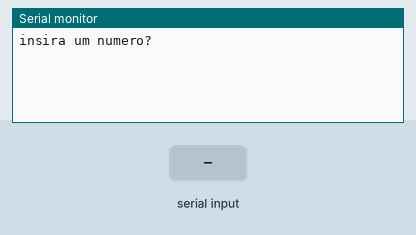
The sketch below on a simulated Arduino Uno, built with avr-gcc and run on an emulated ATmega328P. Parts: the last lines printed to the serial monitor. The inputs (shaded band) are chosen by the test bench.

Above: at 1.2 s.
1.3 s: "90,45\n" received over Serial
At 2.62 s:
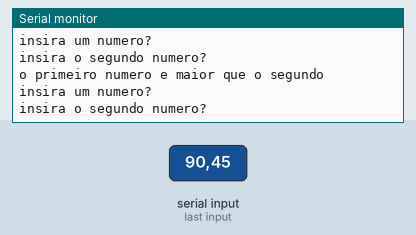
2.8 s: "30,150\n" received over Serial
At 5.1 s:
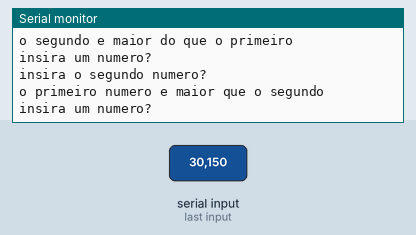

Measured:
- after the input at 1.3 s, the serial monitor: prints a new line at once (image 1)
- after the input at 2.8 s, the serial monitor: prints a new line at once (image 2)

The sketch:

exercio_71.ino
```cpp
long numero = 0, numero2 = 0;


void setup()
{
  Serial.begin(9600);
}

void loop()
{


    Serial.println("insira um numero?");
    while( ! Serial.available()  );
    numero = Serial.parseInt ();

   Serial.println("insira o segundo numero?");
    while( ! Serial.available()  );
    numero2 = Serial.parseInt ();


    if(numero >= numero2){;
  Serial.println("o primeiro numero e maior que o segundo");
  }else{
    Serial.println("o segundo e maior do que o primeiro");
  }


}
```
